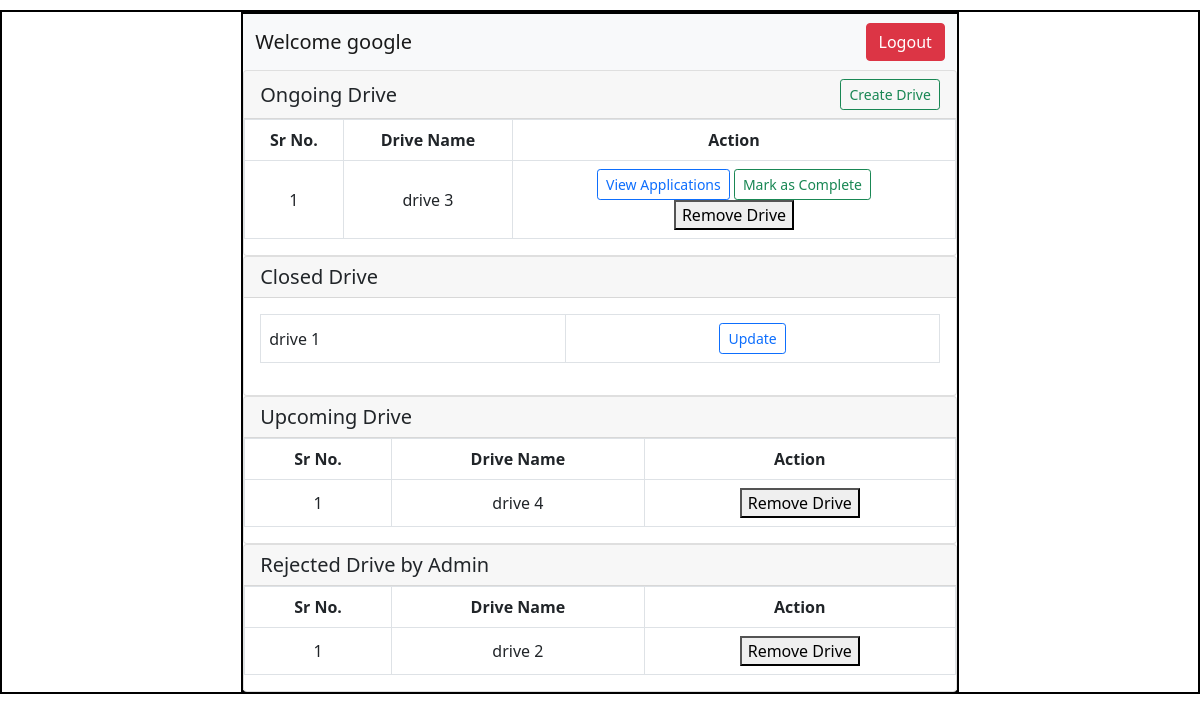
Screenshot of /company_dashboard (signed in) with the database file from the repository.
### applications/models.py (models this page shows)
class User(db.Model):
    __tablename__ = "users"
    id = db.Column(db.Integer, primary_key=True)
    username = db.Column(db.String(80), unique=True, nullable=False)
    password = db.Column(db.String(200), nullable=False)
    email = db.Column(db.String(100), unique=True, nullable=False)
    role = db.Column(db.String(20), nullable=False)
    name = db.Column(db.String(200), nullable=False)
    is_approved = db.Column(db.Boolean, default=False, nullable=False)
    is_blacklisted = db.Column(db.Boolean, default=False, nullable=False)
    created_at = db.Column(db.DateTime, default=datetime.utcnow)
    company_profile = db.relationship("CompanyProfile", back_populates="user", uselist=False, cascade="all, delete-orphan")
    student_profile = db.relationship("StudentProfile", back_populates="user", uselist=False, cascade="all, delete-orphan")

class Drive(db.Model):
    __tablename__ = "drives"
    id = db.Column(db.Integer, primary_key=True)
    company_id = db.Column(db.Integer, db.ForeignKey("company_profiles.id"), nullable=False)
    job_title = db.Column(db.String(100), nullable=False)
    job_description = db.Column(db.Text)
    salary = db.Column(db.Integer)
    location = db.Column(db.String(100))
    deadline = db.Column(db.DateTime)
    name = db.Column(db.String(120))
    eligibility = db.Column(db.String(120))
    status = db.Column(db.String(20), default="ongoing")
    approval_status = db.Column(db.String(20), default="Pending")
    created_at = db.Column(db.DateTime, default=datetime.utcnow)
    company = db.relationship("CompanyProfile", back_populates="drives")
    applications = db.relationship("Application", back_populates="drive", cascade="all, delete-orphan")

### applications/controllers.py (the view)
@app.route("/company_dashboard")
def company_dashboard():
    if session.get("role") != "Company":
        return redirect(url_for("login"))
    company = User.query.get(session["user_id"])
    if not company or not company.company_profile:
        flash("Company profile not found", "error")
        return redirect(url_for("login"))
    all_drives = company.company_profile.drives
    updated = False
    for drive in all_drives:
        if auto_close_drive(drive):
            updated = True
    if updated:
        db.session.commit()
    upcoming_drive = [d for d in all_drives if d.status == "ongoing" and d.approval_status == "Pending"]
    ongoing_drive = [d for d in all_drives if d.status == "ongoing" and d.approval_status == "Approved"]
    rejected_drive = [d for d in all_drives if d.approval_status == "Rejected"]
    closed_drive = [d for d in all_drives if d.status == "completed"]
    return render_template(
        "company_dashboard.html",
        company=company,
        upcoming_drive=upcoming_drive,
        ongoing_drive=ongoing_drive,
        closed_drive=closed_drive,
        rejected_drive=rejected_drive
    )

### applications/controllers.py (called while the page is built)
def auto_close_drive(drive):
    if drive.deadline and drive.deadline < datetime.utcnow():
        if drive.status != "completed":
            drive.status = "completed"
            return True
    return False

### templates/company_dashboard.html (shortened to what this page needs)
<!DOCTYPE html>
<html lang="en">
<head>
    <link rel="stylesheet" href="/static/style.css">
    <link href="https://cdn.jsdelivr.net/npm/bootstrap@5.0.2/dist/css/bootstrap.min.css"
    rel="stylesheet"
>
</head>
<body>
    <div id="main">
        <div id="canvas">
            <nav class="navbar navbar-expand-lg navbar-light bg-light">
                <div class="container-fluid">
                <a class="navbar-brand" href="#">Welcome {{ company.username }}</a>
                <a href="{{ url_for('logout') }}" class="btn btn-danger">Logout</a>
                </div>
            </nav>
            <div class="card">
            <div class="card-header d-flex justify-content-between align-items-center">
                <h5 class="mb-0">Ongoing Drive</h5>
                <a href="/create_drive" class="btn btn-sm btn-outline-success">
                    Create Drive
                </a>
            </div>
            <table class="table table-bordered align-middle">
                <thead>
                    <tr class="text-center">
                    <th scope="col">Sr No.</th>
                    <th scope="col">Drive Name</th>
                    <th scope="col">Action</th>
                    </tr>
                </thead>
                <tbody>
                    {% for drive in ongoing_drive %}
                    <tr class="text-center">
                        <td>{{ loop.index }}</td>
                        <td>{{ drive.name }}</td>
                        <td>
                            <a href="{{ url_for('update_application', drive_id=drive.id) }}"
                            class="btn btn-sm btn-outline-primary">
                            View Applications
                            </a>
                            <form action="{{ url_for('complete_drive', drive_id=drive.id) }}"
                                method="POST"
                                style="display:inline;">
                                <button class="btn btn-sm btn-outline-success">
                                    Mark as Complete
                                </button>
                            </form>
                            <form action="{{ url_for('remove_drive', drive_id=drive.id) }}" method="POST">
                                <button type="submit">Remove Drive</button>
                            </form>
                        </td>
                    </tr>
                    {% else %}
                    <tr>
                        <td colspan="4" class="text-center text-muted">
                            No ongoing drive
                        </td>
                    </tr>
                    {% endfor %}
                </tbody>
            </table>
            </div>
            <div class="card">
            <div class="card-header d-flex justify-content-between align-items-center">
                <h5 class="mb-0">Closed Drive</h5>
            </div>
            <div class="card-body">
                <table class="table table-bordered align-middle">
                <tbody>
                    {% for cd in closed_drive %}
                    <tr>
                        <td>{{ cd.name }}</td>
                        <td class="text-center">
                            <a href="{{url_for('update_closed_drive',drive_id=cd.id)}}"
                                class="btn btn-sm btn-outline-primary">
                                Update
                            </a>
                        </td>
                    </tr>
                    {% else %}
                    <tr>
                        <td colspan="2" class="text-center text-muted">
                            No drive found
                        </td>
                    </tr>
                    {% endfor %}
                </tbody>
                </table>
            </div>
            </div>
            <div class="card">
            <div class="card-header d-flex justify-content-between align-items-center">
                <h5 class="mb-0">Upcoming Drive</h5>
            </div>
            <table class="table table-bordered align-middle">
                <thead>
                    <tr class="text-center">
                    <th scope="col">Sr No.</th>
                    <th scope="col">Drive Name</th>
                    <th scope="col">Action</th>
                    </tr>
                </thead>
                <tbody>
                    {% for drive in upcoming_drive %}
                    <tr class="text-center">
                        <td>{{ loop.index }}</td>
                        <td>{{ drive.name }}</td>
                        <td>
                            <form action="{{ url_for('remove_drive', drive_id=drive.id) }}" method="POST">
                                <button type="submit">Remove Drive</button>
                            </form>
                        </td>
                    </tr>
                    {% else %}
                    <tr>
                        <td colspan="4" class="text-center text-muted">
                            No upcoming drive
                        </td>
                    </tr>
                    {% endfor %}
                </tbody>
            </table>
            </div>
            <div class="card">
            <div class="card-header d-flex justify-content-between align-items-center">
                <h5 class="mb-0">Rejected Drive by Admin</h5>
            </div>
            <table class="table table-bordered align-middle">
                <thead>
                    <tr class="text-center">
                    <th scope="col">Sr No.</th>
                    <th scope="col">Drive Name</th>
                    <th scope="col">Action</th>
                    </tr>
                </thead>
                <tbody>
                    {% for drive in rejected_drive %}
                    <tr class="text-center">
                        <td>{{ loop.index }}</td>
                        <td>{{ drive.name }}</td>
                        <td>
                            <form action="{{ url_for('remove_drive', drive_id=drive.id) }}" method="POST">
                                <button type="submit">Remove Drive</button>
                            </form>
                        </td>
                    </tr>
                    {% else %}
                    <tr>
                        <td colspan="4" class="text-center text-muted">
                            No Rejected drive
                        </td>
                    </tr>
                    {% endfor %}
                </tbody>
            </table>
            </div>
        </div>
    </div>
</body>
</html>

### static/style.css (style rules this page uses)
* { margin:0px; }
#main { border: 2px solid black; margin-top: 10px; }
#canvas { border: 2px solid black; width:60%; height:680px; margin:auto; }

### rows the page displays
User: username "google"
Drive: name "drive 3"
Drive: name "drive 1"
Drive: name "drive 4"
Drive: name "drive 2"
